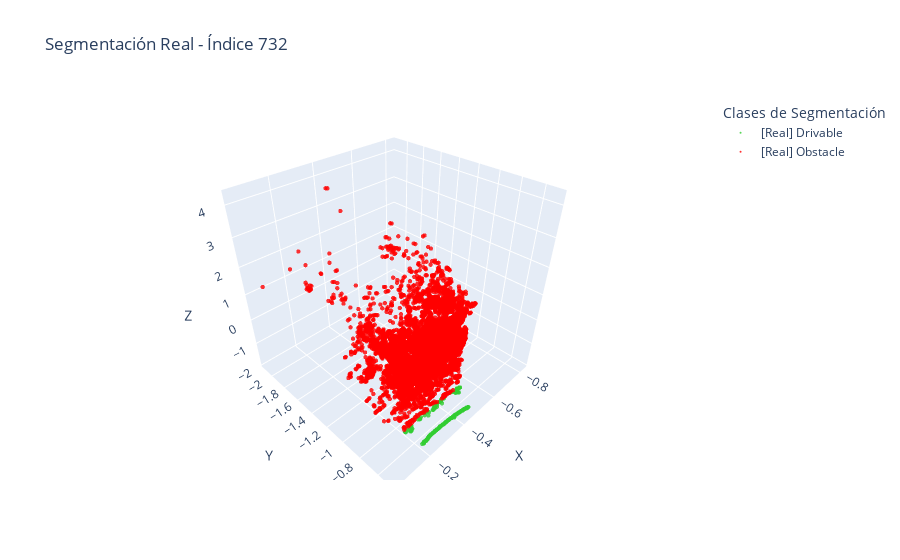
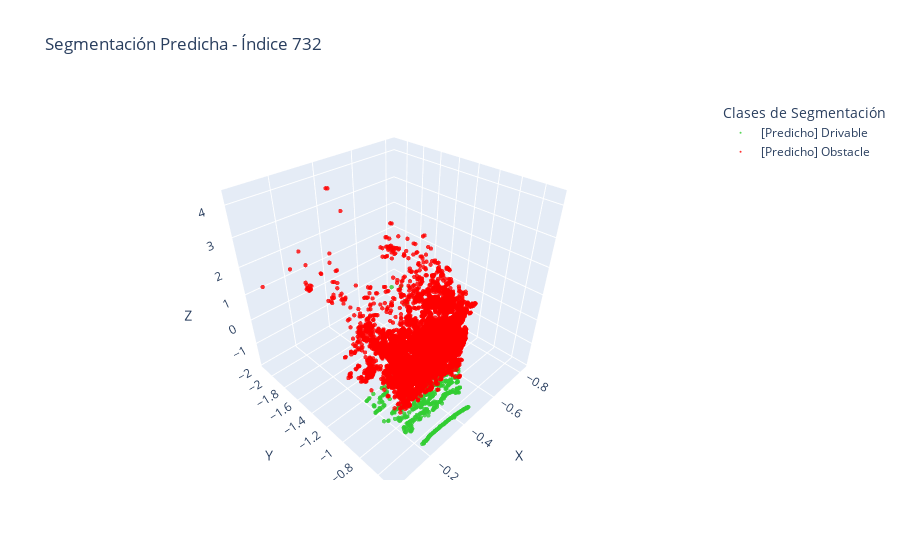

Source (notebook cell) for these figures, in order:
### Code cell
visualizar_comparacion_segmentacion(points_list, labels_list, preds_list, indice=732)

### Figure 1 — Plotly figure (JSON) as saved in the notebook; plotly's stock layout.template omitted (floating-point values rounded to 4 significant figures; data arrays with more than 128 entries replaced by an {"elided": "..."} marker saying what was removed)
{"data": [{"marker": {"color": "limegreen", "opacity": 0.8, "size": 1.5}, "mode": "markers", "name": "[Real] Drivable", "type": "scatter3d", "x": {"elided": "197 float values"}, "y": {"elided": "197 float values"}, "z": {"elided": "197 float values"}}, {"marker": {"color": "red", "opacity": 0.8, "size": 1.5}, "mode": "markers", "name": "[Real] Obstacle", "type": "scatter3d", "x": {"elided": "16187 float values"}, "y": {"elided": "16187 float values"}, "z": {"elided": "16187 float values"}}], "layout": {"legend": {"title": {"text": "Clases de Segmentación"}}, "scene": {"xaxis": {"title": {"text": "X"}}, "yaxis": {"title": {"text": "Y"}}, "zaxis": {"title": {"text": "Z"}}}, "title": {"text": "Segmentación Real - Índice 732"}}}

### Figure 2 — Plotly figure (JSON) as saved in the notebook; plotly's stock layout.template omitted (floating-point values rounded to 4 significant figures; data arrays with more than 128 entries replaced by an {"elided": "..."} marker saying what was removed)
{"data": [{"marker": {"color": "limegreen", "opacity": 0.8, "size": 1.5}, "mode": "markers", "name": "[Predicho] Drivable", "type": "scatter3d", "x": {"elided": "588 float values"}, "y": {"elided": "588 float values"}, "z": {"elided": "588 float values"}}, {"marker": {"color": "red", "opacity": 0.8, "size": 1.5}, "mode": "markers", "name": "[Predicho] Obstacle", "type": "scatter3d", "x": {"elided": "15796 float values"}, "y": {"elided": "15796 float values"}, "z": {"elided": "15796 float values"}}], "layout": {"legend": {"title": {"text": "Clases de Segmentación"}}, "scene": {"xaxis": {"title": {"text": "X"}}, "yaxis": {"title": {"text": "Y"}}, "zaxis": {"title": {"text": "Z"}}}, "title": {"text": "Segmentación Predicha - Índice 732"}}}
